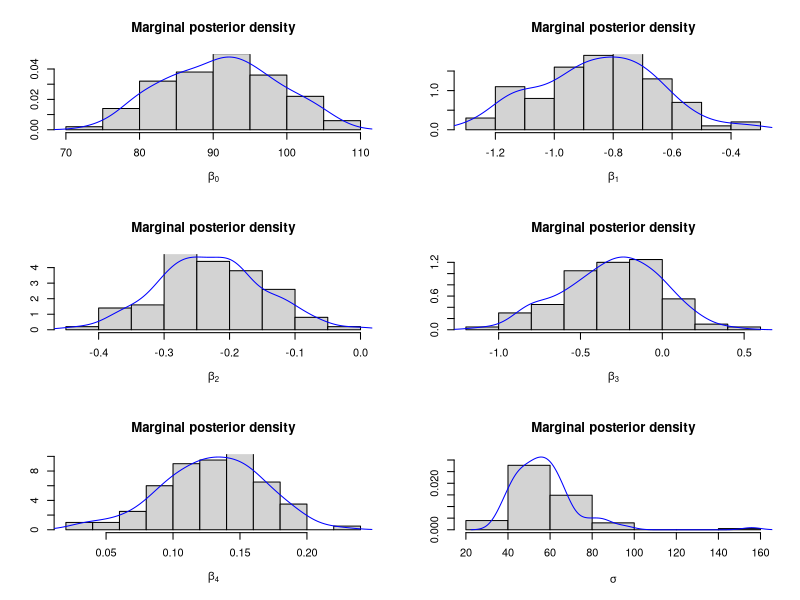
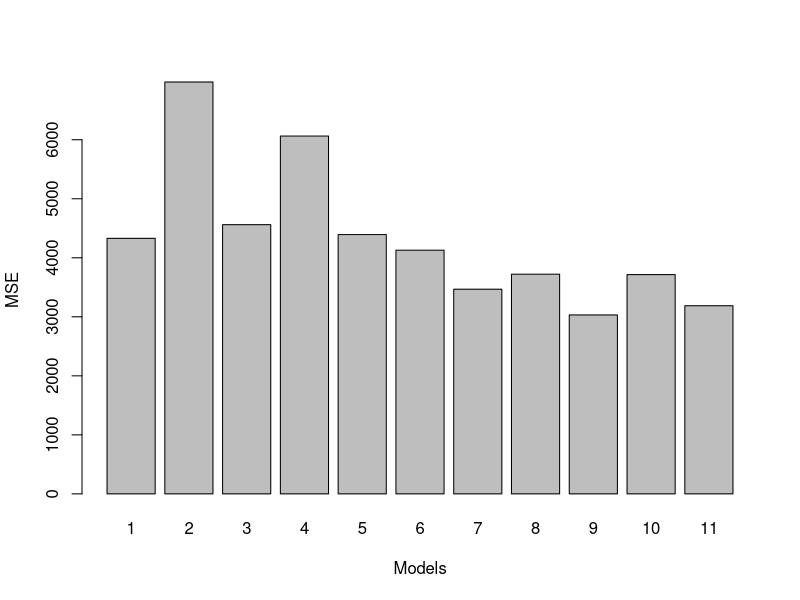

Recreate these plots in R, in order.
## ---- chunk 1
knitr::opts_chunk$set(echo = TRUE)
## ---- chunk 2
#library(MASS)
#library(mixtools)
#library(plyr)
#library(xtable)
library(mvtnorm)
## ---- chunk 3
library(mvtnorm)

plotSampling <- function(betas, sigma, traces = FALSE, density = FALSE) {
  # Get number of parameters and adjust plot frame height
  q <- ncol(betas) + 1
  frameRows <- round(q/2+0.1)
  
  # Traces
  if(traces == TRUE) {
    par(mfrow = c(frameRows,2))
    for(i in 1:ncol(betas)) {
      plot(betas[,i], type='l', ylab=bquote(beta[.(i-1)]), main=bquote("Trace of" ~ beta[.(i-1)]))
    }
    plot(sigma, type='l', ylab=bquote(sigma^2), main=bquote("Trace of" ~ sigma^2))
  }
  
  # Marginal posterior densities (remove burn in)
  if(density == TRUE) {
    # Function to draw plot
    drawHistDensity <- function(para, para_name) {
      # para     : Parameter (e.b. Beta, Sigma)
      # para_name: Title of plot
      
      # Estimate density for parameter values
      density <- density(para)
      
      # Draw histogram and add estimated density line
      hist(para, freq = FALSE, ylim = c(0,max(density$y)), xlab = para_name,
           ylab=NULL, main = "Marginal posterior density")
      lines(density, col="blue")
    }
    
    # Adjust frame and plot all parameters
    par(mfrow = c(frameRows,2))
    for(i in 1:ncol(betas)) {
      drawHistDensity(betas[-(1:b),i], bquote(beta[.(i-1)]))
    }
    drawHistDensity(sigma[-(1:b)], bquote(sigma))
  }
}

# The Gibbs Sampler
gibbsSampler <- function(X, Y, B, ...) {
  # Size of design matrix
  n <- nrow(X)
  p <- ncol(X)
  
  # Variables to store the samples in 
  betas <- matrix(NA, nrow = B, ncol = p)
  sigma <- c(1, rep(NA, B))
  
  # Sampling
  for(i in 1:B){
    # OLS of beta
    V <- solve(t(X)%*%X)     # (X^T X)^-1
    beta_hat <- V%*%t(X)%*%Y # (X^T X)^-1 X^T Y
    
    # OLS of sigma
    sigma_hat <- t(Y-X%*%beta_hat)%*%(Y-X%*%beta_hat)/(n-p)
    
    # Sample beta from the full conditional 
    betas[i,] <- rmvnorm(1,beta_hat,sigma[i]*V)
    
    # Sample sigma from the full conditional
    sigma[i+1] <- 1/rgamma(1,(n-p)/2,(n-p)*sigma_hat/2)
  }
  
  plotSampling(betas, sigma, ...)
  
  return(list(betas = betas, sigma = sigma))
}

crossValidation <- function(X, Y, B, ...) {
  # Size of design matrix
  n <- nrow(X)
  p <- ncol(X)
  
  Yhat <- rep(NA, n)
  betas <- matrix(NA, nrow = n, ncol = p)
  
  for(i in 1:n) {
    # Remove i-th row from data
    Xi <- X[-i,]
    Yi <- Y[-i]
    
    # Run gibbs sampler to get sampled parameters and plot results from first run
    if(i == n) {
      res <- gibbsSampler(Xi, Yi, B, ...)
    } else {
      res <- gibbsSampler(Xi, Yi, B)
    }
    
    # Calculate posterior mean from sampled betas
    betas[i,] <- apply(res$betas, 2, mean)
    
    # Predict value with posterior mean
    Yhat[i] <- X[i,]%*%betas[i,]
  }
  
  # Calculate beta estimate
  beta_cv <- colMeans(betas)
  
  # Calculate MSE
  mse <- sum((Y-Yhat)^2)
  
  return(list(betas = beta_cv, mse = mse))
}

bayesModelEvaluation <- function(models, Y, B, ...) {
  # Evaluate multiple models and return results from all models
  k <- length(models)
  results <- list() 
  for(i in 1:k) {
    if(i == k) {
      results[[i]] <- crossValidation(models[[i]], Y, B, ...)
    } else {
      results[[i]] <- crossValidation(models[[i]], Y, B)
    }
  }
  return(results)
}

# Swiss data
dat <- swiss

# Response variable
Y <- dat$Fertility

# Design matrix
n <- nrow(dat)
X <- matrix(c(rep(1,n), dat$Education, dat$Agriculture), nrow=n)

models <- list(
  matrix(c(rep(1,n), dat$Education), nrow=n),
  matrix(c(rep(1,n), dat$Agriculture), nrow=n),
  matrix(c(rep(1,n), dat$Examination), nrow=n),
  matrix(c(rep(1,n), dat$Catholic), nrow=n),
  matrix(c(rep(1,n), dat$Education, dat$Agriculture), nrow=n),
  matrix(c(rep(1,n), dat$Education, dat$Examination), nrow=n),
  matrix(c(rep(1,n), dat$Education, dat$Catholic), nrow=n),
  matrix(c(rep(1,n), dat$Education, dat$Agriculture, dat$Examination), nrow=n),
  matrix(c(rep(1,n), dat$Education, dat$Agriculture, dat$Catholic), nrow=n),
  matrix(c(rep(1,n), dat$Education, dat$Examination, dat$Catholic), nrow=n),
  matrix(c(rep(1,n), dat$Education, dat$Agriculture, dat$Examination ,dat$Catholic), nrow=n)
)

# Number of samples
b <- 10  # Burn in
R <- 100 # Random draws to evaluate
B <- R + b

res <- bayesModelEvaluation(models, Y, B, traces = FALSE, density = TRUE)

# Plot Mean Squared Errors
MSEs <- sapply(res, function(el) { return(el$mse) })
par(mfrow = c(1,1))
barplot(MSEs, xlab = "Models", ylab = "MSE", names.arg = seq(1,length(models)))
